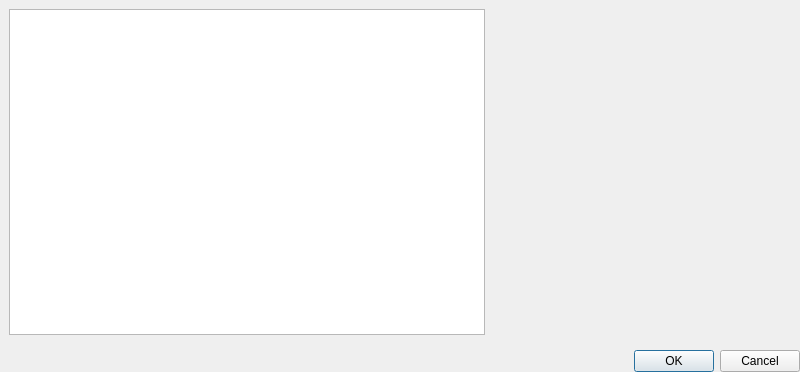
<?xml version="1.0" encoding="UTF-8"?>
<ui version="4.0">
 <class>snowgui::calibrationselectiondialog</class>
 <widget class="QDialog" name="snowgui::calibrationselectiondialog">
  <property name="geometry">
   <rect>
    <x>0</x>
    <y>0</y>
    <width>800</width>
    <height>372</height>
   </rect>
  </property>
  <property name="minimumSize">
   <size>
    <width>800</width>
    <height>0</height>
   </size>
  </property>
  <property name="windowTitle">
   <string>Dialog</string>
  </property>
  <layout class="QVBoxLayout" name="verticalLayout">
   <property name="leftMargin">
    <number>0</number>
   </property>
   <property name="topMargin">
    <number>0</number>
   </property>
   <property name="rightMargin">
    <number>0</number>
   </property>
   <property name="bottomMargin">
    <number>0</number>
   </property>
   <item>
    <widget class="QWidget" name="selectionContentWidget" native="true">
     <layout class="QHBoxLayout" name="horizontalLayout">
      <item>
       <widget class="QListWidget" name="calibrationlistWidget"/>
      </item>
      <item>
       <widget class="snowgui::CalibrationDisplayWidget" name="calibrationdisplayWidget" native="true">
        <property name="minimumSize">
         <size>
          <width>300</width>
          <height>300</height>
         </size>
        </property>
        <property name="maximumSize">
         <size>
          <width>300</width>
          <height>300</height>
         </size>
        </property>
       </widget>
      </item>
     </layout>
    </widget>
   </item>
   <item>
    <widget class="QDialogButtonBox" name="buttonBox">
     <property name="orientation">
      <enum>Qt::Horizontal</enum>
     </property>
     <property name="standardButtons">
      <set>QDialogButtonBox::Cancel|QDialogButtonBox::Ok</set>
     </property>
    </widget>
   </item>
  </layout>
 </widget>
 <customwidgets>
  <customwidget>
   <class>snowgui::CalibrationDisplayWidget</class>
   <extends>QWidget</extends>
   <header location="global">CalibrationDisplayWidget.h</header>
   <container>1</container>
  </customwidget>
 </customwidgets>
 <resources/>
 <connections>
  <connection>
   <sender>buttonBox</sender>
   <signal>accepted()</signal>
   <receiver>snowgui::calibrationselectiondialog</receiver>
   <slot>accept()</slot>
   <hints>
    <hint type="sourcelabel">
     <x>248</x>
     <y>254</y>
    </hint>
    <hint type="destinationlabel">
     <x>157</x>
     <y>274</y>
    </hint>
   </hints>
  </connection>
  <connection>
   <sender>buttonBox</sender>
   <signal>rejected()</signal>
   <receiver>snowgui::calibrationselectiondialog</receiver>
   <slot>reject()</slot>
   <hints>
    <hint type="sourcelabel">
     <x>316</x>
     <y>260</y>
    </hint>
    <hint type="destinationlabel">
     <x>286</x>
     <y>274</y>
    </hint>
   </hints>
  </connection>
 </connections>
</ui>
